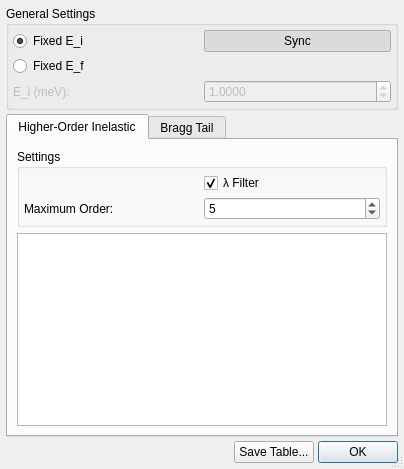
<?xml version="1.0" encoding="UTF-8"?>
<ui version="4.0">
 <class>SpurionDlg</class>
 <widget class="QDialog" name="SpurionDlg">
  <property name="geometry">
   <rect>
    <x>0</x>
    <y>0</y>
    <width>404</width>
    <height>469</height>
   </rect>
  </property>
  <property name="windowTitle">
   <string>Spurious Scattering</string>
  </property>
  <property name="sizeGripEnabled">
   <bool>true</bool>
  </property>
  <layout class="QGridLayout" name="gridLayout_6">
   <property name="margin">
    <number>6</number>
   </property>
   <property name="spacing">
    <number>4</number>
   </property>
   <item row="1" column="0" colspan="3">
    <widget class="QTabWidget" name="tabWidget">
     <property name="currentIndex">
      <number>0</number>
     </property>
     <widget class="QWidget" name="tab1">
      <attribute name="title">
       <string>Higher-Order Inelastic</string>
      </attribute>
      <layout class="QGridLayout" name="gridLayout_4">
       <item row="0" column="0">
        <widget class="QGroupBox" name="groupBox_2">
         <property name="sizePolicy">
          <sizepolicy hsizetype="Preferred" vsizetype="Minimum">
           <horstretch>0</horstretch>
           <verstretch>0</verstretch>
          </sizepolicy>
         </property>
         <property name="title">
          <string>Settings</string>
         </property>
         <layout class="QGridLayout" name="gridLayout_2">
          <property name="margin">
           <number>4</number>
          </property>
          <property name="spacing">
           <number>4</number>
          </property>
          <item row="1" column="0">
           <widget class="QLabel" name="label_2">
            <property name="text">
             <string>Maximum Order:</string>
            </property>
           </widget>
          </item>
          <item row="1" column="1">
           <widget class="QSpinBox" name="spinOrder">
            <property name="minimum">
             <number>1</number>
            </property>
            <property name="value">
             <number>5</number>
            </property>
           </widget>
          </item>
          <item row="0" column="1">
           <widget class="QCheckBox" name="checkFilter">
            <property name="text">
             <string>λ Filter</string>
            </property>
            <property name="checked">
             <bool>true</bool>
            </property>
           </widget>
          </item>
         </layout>
        </widget>
       </item>
       <item row="1" column="0">
        <widget class="QTableWidget" name="tabInel">
         <property name="sortingEnabled">
          <bool>true</bool>
         </property>
        </widget>
       </item>
      </layout>
     </widget>
     <widget class="QWidget" name="tab2">
      <attribute name="title">
       <string>Bragg Tail</string>
      </attribute>
      <layout class="QGridLayout" name="gridLayout_3">
       <item row="1" column="0">
        <widget class="QwtPlot" name="plotbragg">
         <property name="sizePolicy">
          <sizepolicy hsizetype="Expanding" vsizetype="Expanding">
           <horstretch>0</horstretch>
           <verstretch>0</verstretch>
          </sizepolicy>
         </property>
        </widget>
       </item>
       <item row="0" column="0">
        <widget class="QGroupBox" name="groupBox_3">
         <property name="sizePolicy">
          <sizepolicy hsizetype="Preferred" vsizetype="Minimum">
           <horstretch>0</horstretch>
           <verstretch>0</verstretch>
          </sizepolicy>
         </property>
         <property name="title">
          <string>Settings</string>
         </property>
         <layout class="QGridLayout" name="gridLayout_5">
          <property name="margin">
           <number>4</number>
          </property>
          <property name="spacing">
           <number>4</number>
          </property>
          <item row="0" column="0">
           <widget class="QLabel" name="label_13">
            <property name="text">
             <string>q Min (Å⁻¹):</string>
            </property>
           </widget>
          </item>
          <item row="0" column="1">
           <widget class="QDoubleSpinBox" name="spinMinQ">
            <property name="sizePolicy">
             <sizepolicy hsizetype="Preferred" vsizetype="Fixed">
              <horstretch>1</horstretch>
              <verstretch>0</verstretch>
             </sizepolicy>
            </property>
            <property name="decimals">
             <number>4</number>
            </property>
            <property name="minimum">
             <double>-99.989999999999995</double>
            </property>
            <property name="singleStep">
             <double>0.100000000000000</double>
            </property>
           </widget>
          </item>
          <item row="0" column="2">
           <widget class="QLabel" name="label_14">
            <property name="text">
             <string>q Max (Å⁻¹):</string>
            </property>
           </widget>
          </item>
          <item row="0" column="3">
           <widget class="QDoubleSpinBox" name="spinMaxQ">
            <property name="sizePolicy">
             <sizepolicy hsizetype="Preferred" vsizetype="Fixed">
              <horstretch>1</horstretch>
              <verstretch>0</verstretch>
             </sizepolicy>
            </property>
            <property name="decimals">
             <number>4</number>
            </property>
            <property name="minimum">
             <double>-99.989999999999995</double>
            </property>
            <property name="singleStep">
             <double>0.100000000000000</double>
            </property>
            <property name="value">
             <double>0.100000000000000</double>
            </property>
           </widget>
          </item>
         </layout>
        </widget>
       </item>
      </layout>
     </widget>
    </widget>
   </item>
   <item row="2" column="0">
    <widget class="QLabel" name="labelStatus">
     <property name="sizePolicy">
      <sizepolicy hsizetype="Ignored" vsizetype="Preferred">
       <horstretch>1</horstretch>
       <verstretch>0</verstretch>
      </sizepolicy>
     </property>
     <property name="text">
      <string/>
     </property>
    </widget>
   </item>
   <item row="2" column="2">
    <widget class="QDialogButtonBox" name="buttonBox">
     <property name="sizePolicy">
      <sizepolicy hsizetype="Minimum" vsizetype="Fixed">
       <horstretch>0</horstretch>
       <verstretch>0</verstretch>
      </sizepolicy>
     </property>
     <property name="orientation">
      <enum>Qt::Horizontal</enum>
     </property>
     <property name="standardButtons">
      <set>QDialogButtonBox::Ok</set>
     </property>
    </widget>
   </item>
   <item row="0" column="0" colspan="3">
    <widget class="QGroupBox" name="groupBox">
     <property name="title">
      <string>General Settings</string>
     </property>
     <layout class="QGridLayout" name="gridLayout">
      <property name="margin">
       <number>4</number>
      </property>
      <property name="spacing">
       <number>4</number>
      </property>
      <item row="3" column="0">
       <widget class="QLabel" name="labelE">
        <property name="enabled">
         <bool>false</bool>
        </property>
        <property name="text">
         <string>E_i (meV):</string>
        </property>
       </widget>
      </item>
      <item row="3" column="1">
       <widget class="QDoubleSpinBox" name="spinE">
        <property name="enabled">
         <bool>false</bool>
        </property>
        <property name="decimals">
         <number>4</number>
        </property>
        <property name="minimum">
         <double>0.000000000000000</double>
        </property>
        <property name="maximum">
         <double>999.999900000000025</double>
        </property>
        <property name="singleStep">
         <double>0.010000000000000</double>
        </property>
        <property name="value">
         <double>1.000000000000000</double>
        </property>
       </widget>
      </item>
      <item row="0" column="0">
       <widget class="QRadioButton" name="radioFixedEi">
        <property name="text">
         <string>Fixed E_i</string>
        </property>
        <property name="checked">
         <bool>true</bool>
        </property>
       </widget>
      </item>
      <item row="2" column="0">
       <widget class="QRadioButton" name="radioFixedEf">
        <property name="text">
         <string>Fixed E_f</string>
        </property>
       </widget>
      </item>
      <item row="0" column="1">
       <widget class="QPushButton" name="btnSync">
        <property name="toolTip">
         <string>Keep in synchronisation with main view.</string>
        </property>
        <property name="text">
         <string>Sync</string>
        </property>
        <property name="checkable">
         <bool>true</bool>
        </property>
        <property name="checked">
         <bool>true</bool>
        </property>
       </widget>
      </item>
     </layout>
    </widget>
   </item>
   <item row="2" column="1">
    <widget class="QPushButton" name="btnSaveTable">
     <property name="sizePolicy">
      <sizepolicy hsizetype="Minimum" vsizetype="Minimum">
       <horstretch>0</horstretch>
       <verstretch>0</verstretch>
      </sizepolicy>
     </property>
     <property name="text">
      <string>Save Table...</string>
     </property>
    </widget>
   </item>
  </layout>
 </widget>
 <customwidgets>
  <customwidget>
   <class>QwtPlot</class>
   <extends>QFrame</extends>
   <header>qwt_plot.h</header>
  </customwidget>
 </customwidgets>
 <tabstops>
  <tabstop>radioFixedEi</tabstop>
  <tabstop>radioFixedEf</tabstop>
  <tabstop>btnSync</tabstop>
  <tabstop>spinE</tabstop>
  <tabstop>tabWidget</tabstop>
  <tabstop>checkFilter</tabstop>
  <tabstop>spinOrder</tabstop>
  <tabstop>tabInel</tabstop>
  <tabstop>btnSaveTable</tabstop>
  <tabstop>buttonBox</tabstop>
  <tabstop>spinMinQ</tabstop>
  <tabstop>spinMaxQ</tabstop>
 </tabstops>
 <resources/>
 <connections>
  <connection>
   <sender>buttonBox</sender>
   <signal>accepted()</signal>
   <receiver>SpurionDlg</receiver>
   <slot>accept()</slot>
   <hints>
    <hint type="sourcelabel">
     <x>248</x>
     <y>254</y>
    </hint>
    <hint type="destinationlabel">
     <x>157</x>
     <y>274</y>
    </hint>
   </hints>
  </connection>
  <connection>
   <sender>buttonBox</sender>
   <signal>rejected()</signal>
   <receiver>SpurionDlg</receiver>
   <slot>reject()</slot>
   <hints>
    <hint type="sourcelabel">
     <x>316</x>
     <y>260</y>
    </hint>
    <hint type="destinationlabel">
     <x>286</x>
     <y>274</y>
    </hint>
   </hints>
  </connection>
  <connection>
   <sender>btnSync</sender>
   <signal>toggled(bool)</signal>
   <receiver>spinE</receiver>
   <slot>setDisabled(bool)</slot>
   <hints>
    <hint type="sourcelabel">
     <x>221</x>
     <y>69</y>
    </hint>
    <hint type="destinationlabel">
     <x>221</x>
     <y>99</y>
    </hint>
   </hints>
  </connection>
  <connection>
   <sender>btnSync</sender>
   <signal>toggled(bool)</signal>
   <receiver>labelE</receiver>
   <slot>setDisabled(bool)</slot>
   <hints>
    <hint type="sourcelabel">
     <x>221</x>
     <y>69</y>
    </hint>
    <hint type="destinationlabel">
     <x>85</x>
     <y>99</y>
    </hint>
   </hints>
  </connection>
 </connections>
</ui>
